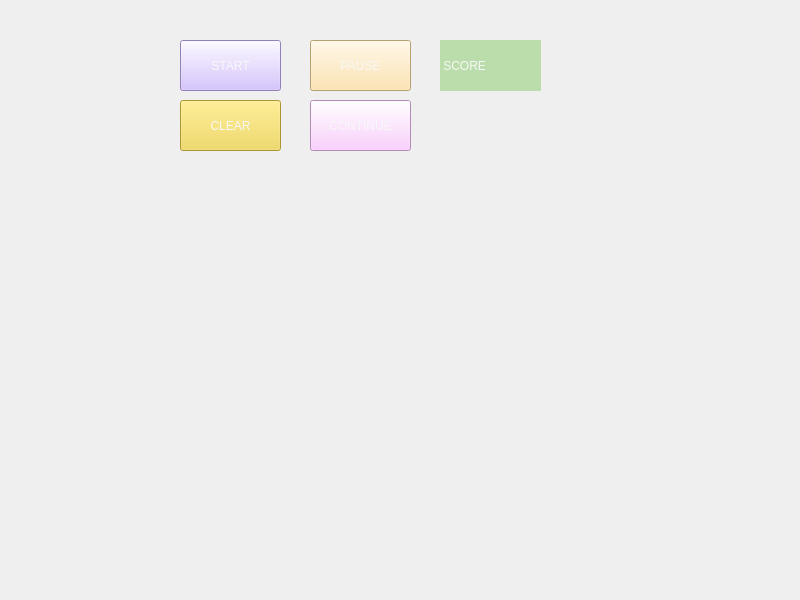
<?xml version="1.0" encoding="UTF-8"?>
<ui version="4.0">
 <class>Widget</class>
 <widget class="QWidget" name="Widget">
  <property name="geometry">
   <rect>
    <x>0</x>
    <y>0</y>
    <width>800</width>
    <height>600</height>
   </rect>
  </property>
  <property name="windowTitle">
   <string>Widget</string>
  </property>
  <widget class="QPushButton" name="pushButton">
   <property name="geometry">
    <rect>
     <x>180</x>
     <y>40</y>
     <width>101</width>
     <height>51</height>
    </rect>
   </property>
   <property name="styleSheet">
    <string notr="true">font: 75 12pt &quot;Comic Sans MS&quot;;
color: rgb(247, 247, 247);
background-color: rgb(204, 180, 255);
selection-color: rgb(204, 180, 255);</string>
   </property>
   <property name="text">
    <string>START</string>
   </property>
  </widget>
  <widget class="QLabel" name="label">
   <property name="geometry">
    <rect>
     <x>440</x>
     <y>40</y>
     <width>101</width>
     <height>51</height>
    </rect>
   </property>
   <property name="styleSheet">
    <string notr="true">font: 75 12pt &quot;Comic Sans MS&quot;;
color: rgb(247, 247, 247);
background-color: rgb(187, 221, 171);
selection-background-color: rgb(187, 221, 171);</string>
   </property>
   <property name="text">
    <string> SCORE</string>
   </property>
  </widget>
  <widget class="QPushButton" name="pushButton_2">
   <property name="geometry">
    <rect>
     <x>180</x>
     <y>100</y>
     <width>101</width>
     <height>51</height>
    </rect>
   </property>
   <property name="styleSheet">
    <string notr="true">font: 75 12pt &quot;Comic Sans MS&quot;;
color: rgb(247, 247, 247);
background-color: rgb(240, 212, 70);
selection-color: rgb(240,212,70);</string>
   </property>
   <property name="text">
    <string>CLEAR</string>
   </property>
  </widget>
  <widget class="QPushButton" name="pushButton_3">
   <property name="geometry">
    <rect>
     <x>310</x>
     <y>100</y>
     <width>101</width>
     <height>51</height>
    </rect>
   </property>
   <property name="styleSheet">
    <string notr="true">font: 75 8pt &quot;Comic Sans MS&quot;;
color: rgb(247, 247, 247);
background-color: rgb(251, 194, 255);
selection-color: rgb(251,194,255);</string>
   </property>
   <property name="text">
    <string>CONTINUE</string>
   </property>
  </widget>
  <widget class="QPushButton" name="pushButton_4">
   <property name="geometry">
    <rect>
     <x>310</x>
     <y>40</y>
     <width>101</width>
     <height>51</height>
    </rect>
   </property>
   <property name="styleSheet">
    <string notr="true">font: 75 12pt &quot;Comic Sans MS&quot;;
color: rgb(247, 247, 247);
background-color: rgb(255, 223, 157);
selection-color: rgb(255, 223, 157);</string>
   </property>
   <property name="text">
    <string>PAUSE</string>
   </property>
  </widget>
 </widget>
 <resources/>
 <connections/>
</ui>
